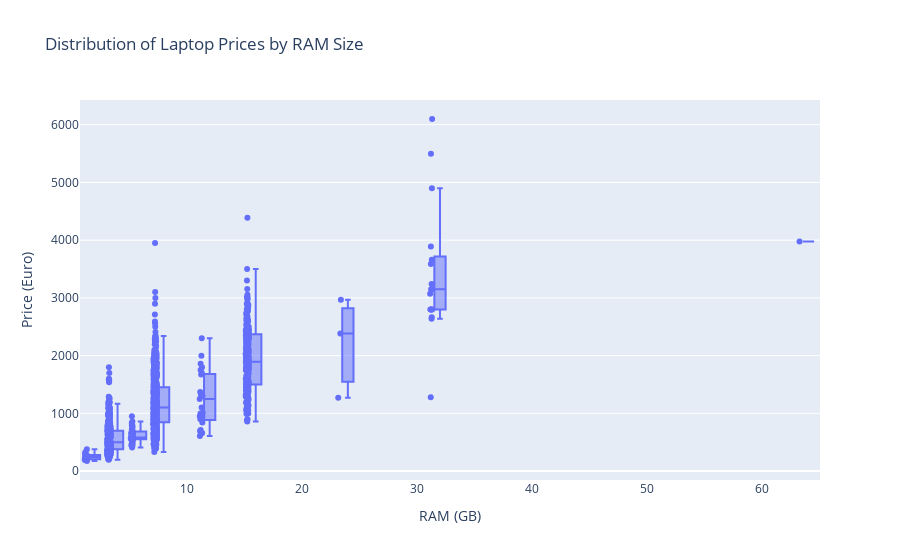

Notebook cell for this chart:
### Markdown cell above
# The relationship between RAM and computer price shows a clear positive trend: as the amount of RAM in laptops increases, the median price generally rises. This correlation suggests that higher RAM is typically associated with more expensive laptops, likely reflecting higher performance and more advanced specifications suitable for demanding applications.

### Code cell
fig = px.box(laptop_data, x="RAM (GB)", y="Price (Euro)", points="all",
             labels={"Ram": "RAM (GB)", "Price_euros": "Price (Euros)"},
             title="Distribution of Laptop Prices by RAM Size")


fig.show()

### Figure 1 — Plotly figure (JSON) as saved in the notebook; plotly's stock layout.template omitted (floating-point values rounded to 4 significant figures; data arrays with more than 128 entries replaced by an {"elided": "..."} marker saying what was removed)
{"data": [{"alignmentgroup": "True", "boxpoints": "all", "hovertemplate": "RAM (GB)=%{x}<br>Price (Euro)=%{y}<extra></extra>", "legendgroup": "", "marker": {"color": "#636efa"}, "name": "", "notched": false, "offsetgroup": "", "orientation": "v", "showlegend": false, "type": "box", "x": {"elided": "1275 int values"}, "x0": " ", "xaxis": "x", "y": {"elided": "1275 float values"}, "y0": " ", "yaxis": "y"}], "layout": {"boxmode": "group", "legend": {"tracegroupgap": 0}, "title": {"text": "Distribution of Laptop Prices by RAM Size"}, "xaxis": {"anchor": "y", "domain": [0, 1], "title": {"text": "RAM (GB)"}}, "yaxis": {"anchor": "x", "domain": [0, 1], "title": {"text": "Price (Euro)"}}}}
